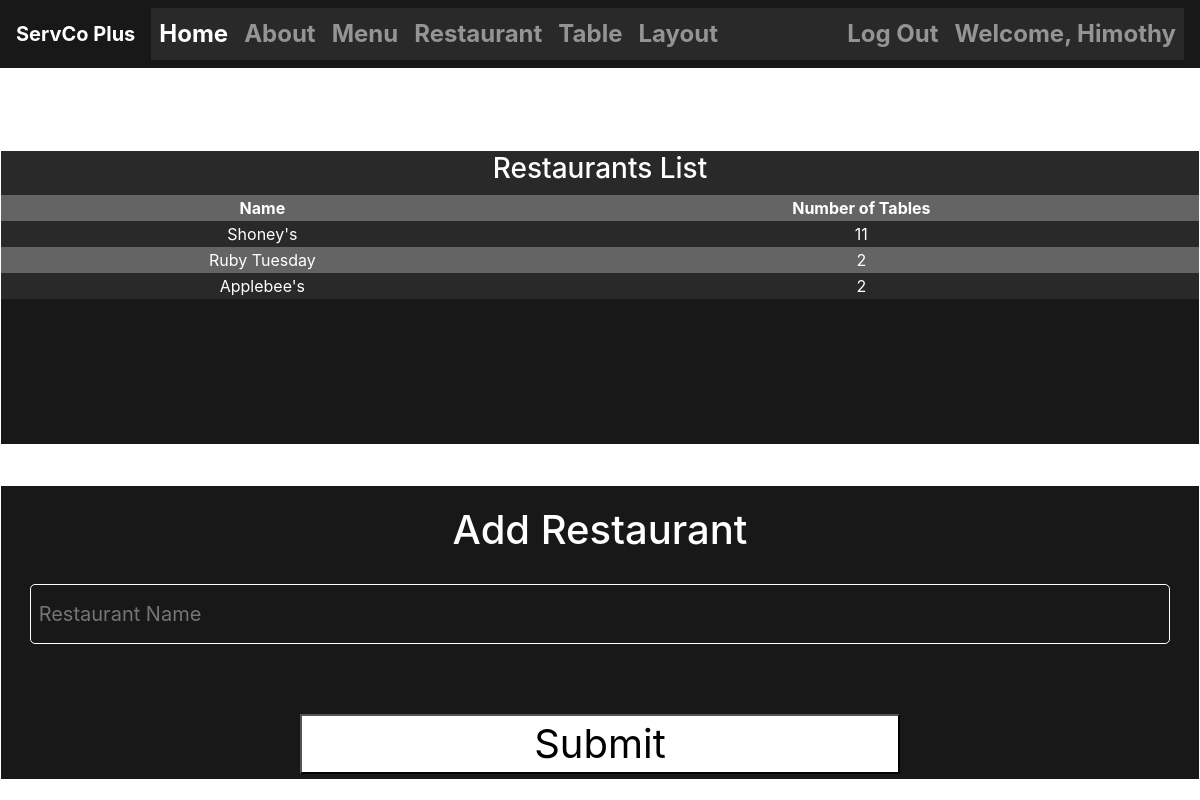
The app's page /restaurant/ (signed in) with its own data.
### TMS/models.py (models this page shows, shortened)
class Restaurant(models.Model):
    id = models.AutoField(primary_key=True)
    name = models.CharField(max_length=30)
    numTables = models.PositiveIntegerField(editable=True, default=0)

### TMS/views.py (the view, shortened to what this page needs)
# urls.py: path("restaurant/", views.restaurant_view, name="restaurant"), # calls restaurant_view to display the restaurant page
def restaurant_view(request):
    form = SaveRestaurantProfile()
    restaurants = Restaurant.objects.all()
    return render(request, 'restaurant.html', {'restaurants': restaurants, 'form': form})

### TMS/forms.py
class SaveRestaurantProfile(forms.ModelForm):
      def __init__(self, *args, **kwargs):
            super().__init__(*args, **kwargs)
            self.fields['name'].widget.attrs.update({
                  'placeholder': ' Restaurant Name',
                  'class': 'form-input',
                  'style': 'background-color: transparent; border: 1px white solid; border-radius: 5px; font-size: 20px; color: white'
            })
      class Meta:
            model = Restaurant
            fields = ['name']

### TMS/templates/restaurant.html (shortened to what this page needs)
{% extends "base.html" %}
{% load static %}
{% block styles %}
<link rel="stylesheet" href="{% static 'myCSS/menu.css' %}">
{% endblock styles %}
{% block content %}
<div class="wrapper-restaurant wrapper-alt restaurant-display">
    <table>
        <th colspan="2"><h3>Restaurants List</h3></th>
        <tr>
            <th class="column_headers">Name</th>
            <th class="column_headers">Number of Tables</th>
        </tr>
    {% for restaurant in restaurants %}
    <tr>
        <td class="left-column">{{restaurant.name}}</td>
        <td class="right-column">{{restaurant.numTables}}</td>
    </tr>
    {% endfor %}
    </table>
</div>
<div class="wrapper-restaurant wrapper-alt">
    <form method="POST" action="{% url 'restaurant' %}">
        <h1>Add Restaurant</h1>
        <div class="input-field">
            {{form.name}}
        </div>
        <div>
            <button style="width:600px; height: 60px; font-size: 40px;">Submit</button>
        </div>
    </form>
</div>
{% endblock content %}

### TMS/templates/base.html (shortened to what this page needs)
<!DOCTYPE html>
{% load static %}
<html lang="en">
  <head>
    <link
      href="https://stackpath.bootstrapcdn.com/bootstrap/4.3.1/css/bootstrap.min.css"
      rel="stylesheet"
    />
    {% block styles %}
    {% endblock styles %}
    <link rel="stylesheet" href="{% static 'myCSS/navbar.css' %}">
  </head>
  <body>
    <nav class="navbar navbar-expand-lg navbar-dark bg-dark">
      <a class="navbar-brand" href="#">ServCo Plus</a>
      <div class="collapse navbar-collapse" id="navbarNav">
        <ul class="navbar-nav">
          <li class="nav-item active">
            <a class="nav-link" href="{% url 'home' %}">Home</a>
          </li>
          <li class="nav-item">
            <a class="nav-link" href="{% url 'about' %}">About</a>
          </li>
          <li class="nav-item">
            <a class="nav-link" href="{% url 'menu' %}">Menu</a>
          </li>
          <li class="nav-item">
            <a href="{% url 'restaurant' %}" class="nav-link">Restaurant</a>
          </li>
          <li class="nav-item">
            <a href="{% url 'table' %}" class="nav-link">Table</a>
          </li>
          <li class="nav-item">
            <a href="{% url 'layout' %}" class="nav-link">Layout</a>
          </li>
        </ul>
        <ul class="navbar-nav nav-user">
          {% if request.user.is_authenticated %}
          <li class="nav-item">
            <a href="{% url 'logout' %}" class="nav-link">Log Out</a>
          </li>
          <li class="nav-item">
            <a href="" class="nav-link">Welcome, {{user.username}}</a>
          </li>
          {% endif %}
        </ul>
      </div>
    </nav>
    {% block content %}
    {% endblock %}
  </body>
</html>

### TMS/static/myCSS/menu.css (style rules this page uses)
body { height: 100vh; width: 100vw; display: flex; align-items: center; justify-content: center; background-image: url("/static/img/clem-onojeghuo-zlABb6Gke24-unsplash.jpg"); background-size: cover; }
.wrapper-menu, .wrapper-restaurant { background-color: rgb(24, 24, 24); height: 700px; width: 700px; display: flex; align-items: center; margin: 20px; border: solid white 1px; }
.wrapper-alt { background-color: rgb(24, 24, 24); border: solid white 1px; display: flex; flex-direction: column; align-items: center; }
form { height: 100%; width: 100%; display: flex; flex-direction: column; align-items: center; }
h1 { margin: 20px; color: white; }
.input-field { margin: 10px; height: 60px; width: 600px; display: inline-block; margin-bottom: 50px; color: white; align-items: center; }
.form-input { height: 60px; width: 600px; }
button { width: 600px; height: 60px; font-size: 40px; background-color: white; color: black; margin-top: 20px; display: flex; justify-content: center; align-items: center; }
th { text-align: center; }
.column_headers { text-align: center; }
td { text-align: center; }
table { width: 100%; color: white; }
table tr:nth-child(odd) { background-color: rgb(42, 41, 41); }
table tr:nth-child(even) { background-color: rgb(100, 100, 100); }
@media (max-width: 1000px), (max-height: 1000px) { body { flex-direction: column; justify-content: center; align-items: center; } }
@media (max-width: 1000px), (max-height: 1000px) { .wrapper-alt { background-color: rgb(24, 24, 24); border: solid white 1px; display: flex; flex-direction: column; align-items: center; width: 100vw; height: 100%; } }
@media (max-width: 1000px), (max-height: 1000px) { button, .form-input, .input-field { width: 95vw; } }
@media (max-width: 1000px), (max-height: 1000px) { .restaurant-display, .menu-display { margin-top: 150px; } }

### TMS/static/myCSS/navbar.css (style rules this page uses)
.navbar { background-color: rgb(24, 24, 24) !important; position: absolute; top: 0px; width: 100%; border-bottom: 1px white solid; font-size: x-large; font-weight: 700; }
.navbar-collapse { background-color: rgb(42, 41, 41); display: flex; justify-content: space-between; }

### records on screen
Restaurant: name "Shoney's", numTables "11"
Restaurant: name "Ruby Tuesday", numTables "2"
Restaurant: name "Applebee's", numTables "2"

### other values on screen
{{ user.username }} "Himothy"
